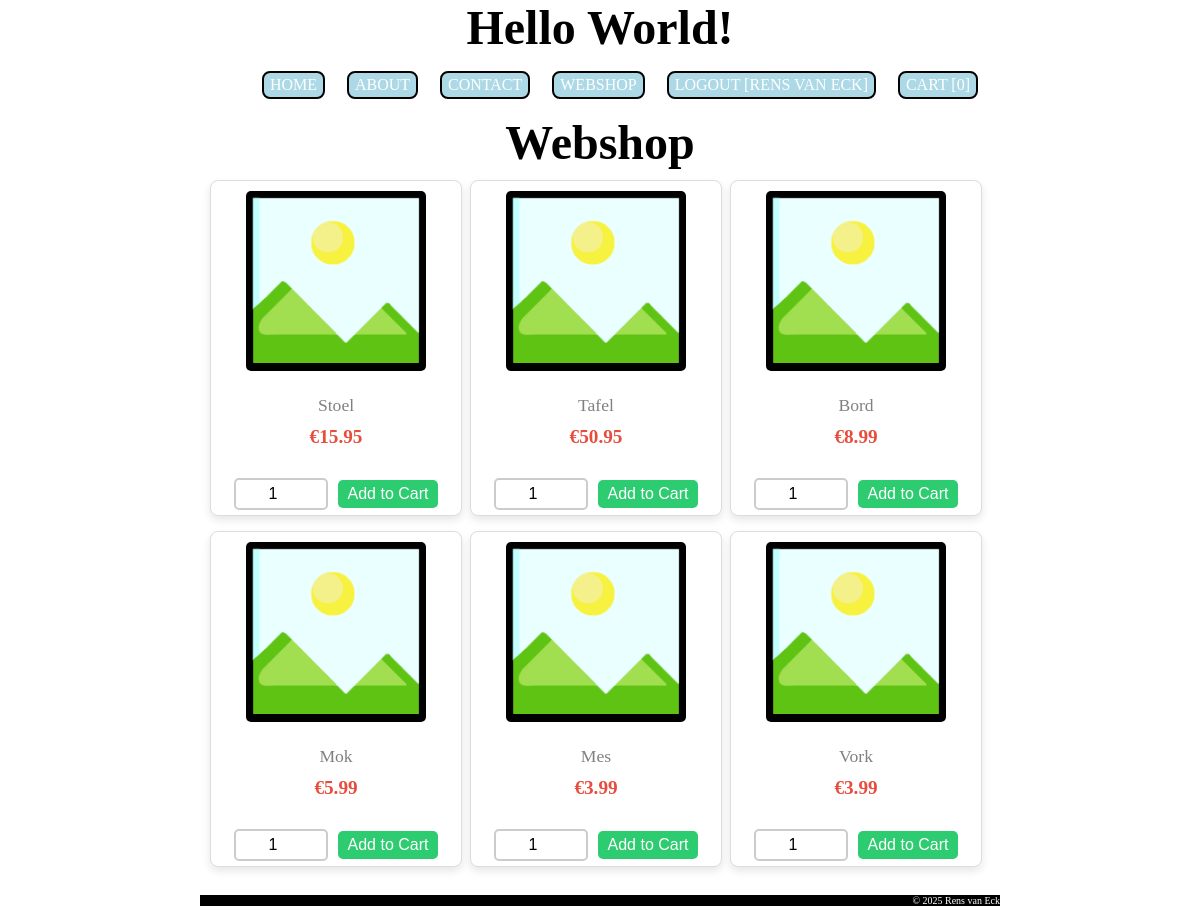
Page /2_php_mysql/index.php?page=webshop (signed in) on the committed database.
### tables this page shows
CREATE TABLE `products` (
  `product_id` int(11) NOT NULL,
  `name` varchar(255) NOT NULL,
  `description` text NOT NULL,
  `price` decimal(10,2) NOT NULL,
  `image` varchar(255) NOT NULL
);

### 2_php_mysql/pages/webshop.php (the view, shortened to what this page needs)
<?php
function showWebshop($conn, $isLoggedIn = false){
	echo '<h1>Webshop</h1>';
	$sql = "SELECT * FROM products";
	$result = mysqli_query($conn, $sql);
	echo '<div class="webshop">';
	while ($row = mysqli_fetch_assoc($result)) {
		showItemInWebshop($row, $isLoggedIn);
		}
	echo '</div>';
}
function showItemInWebshop($item, $isLoggedIn) {
	echo '<div class="product">';
	echo '	<a href="?page=product&id=' . $item["product_id"] . '">';
	echo '	<img src="images/' . $item["image"] . '?v=' . filemtime('images/' . $item["image"]) . '">';
	echo '  <p>' . $item["name"] . '<p>';
	echo '  <p class="price">€' . number_format($item["price"], 2) . '<p>';
	echo '  </a>';
	if ($isLoggedIn) {
		showAddToCartBtn($item);
        } else {
		showLoginPleaseBtn();
		}
	echo '</div>';
}
function showAddToCartBtn($item){
	echo '<form method="post" class="order-form">';
	echo '	<input type="number" name="quantity" value="1" min="1" max="20">';
	echo '	<button type="submit" name="add_to_cart" class="add-to-cart-btn">Add to Cart</button>';
	echo '</form>';
}

### 2_php_mysql/stylesheets/mystyle.css (style rules this page uses)
h1 { font-size: max(1em, 48px); margin: 0px auto; text-align: center; }
.webshop { display:grid; grid-template-columns: auto auto auto; gap: 15px 0px; padding: 10px; }
.product { display: flex; flex-direction: column; align-items: center; background-color: #fff; border: 1px solid #ddd; border-radius: 8px; box-shadow: 0 4px 8px rgba(0, 0, 0, 0.1); padding: 5px; text-align: center; transition: transform 0.3s ease, box-shadow 0.3s ease; max-width: 240px; }
.order-form { display: flex; align-items: center; gap: 10px; }
.product img { max-width: 90%; height: auto; border-radius: 5px; margin-top: 5px; margin-bottom: 10px; transition: transform 0.3s ease; }
.product p { margin: 10px; font-size: 1.1em; color: grey; }
.product a { text-decoration: none; }
.product .price { font-size: 1.2em; font-weight: bold; color: #e74c3c; }
.product input[type="number"] { width: 80px; padding: 5px; font-size: 16px; border: 2px solid #ccc; border-radius: 5px; text-align: center; align-items: right; transition: border-color 0.3s; }
.add-to-cart-btn { background-color: #2ecc71; color: #fff; border: none; padding: 5px 10px; border-radius: 5px; cursor: pointer; font-size: 1em; transition: background-color 0.3s ease; }

### rows in the picture
products: image (placeholder picture), name "Stoel", price "15.95"
products: image (placeholder picture), name "Tafel", price "50.95"
products: image (placeholder picture), name "Bord", price "8.99"
products: image (placeholder picture), name "Mok", price "5.99"
products: image (placeholder picture), name "Mes", price "3.99"
products: image (placeholder picture), name "Vork", price "3.99"

### other values in the picture
$sessionData["user_name"] "RENS VAN ECK"
$num_items "0"
